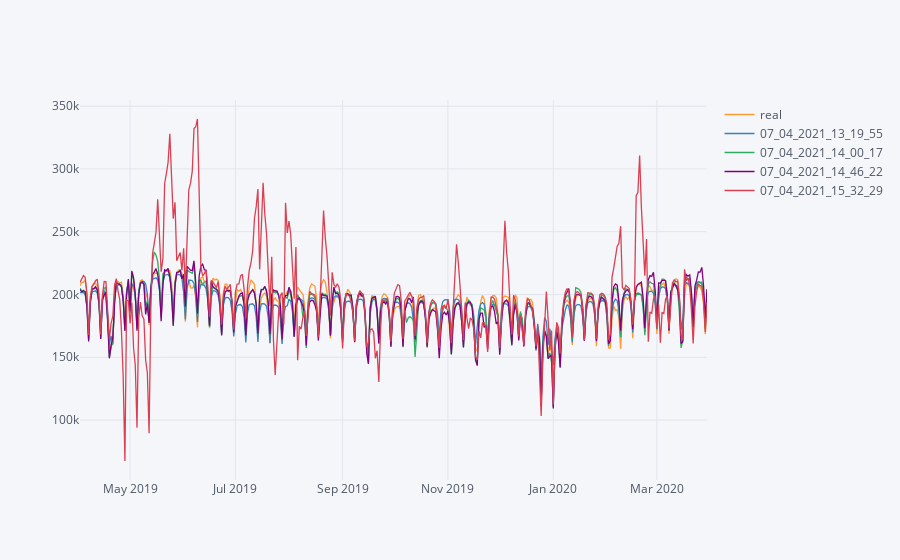

The code cell stored with this chart in its notebook:
### Code cell
lok.iplot()

### Figure 1 — Plotly figure (JSON) as saved in the notebook; plotly's stock layout.template omitted (floating-point values rounded to 4 significant figures; data arrays with more than 128 entries replaced by an {"elided": "..."} marker saying what was removed)
{"data": [{"line": {"color": "rgba(255, 153, 51, 1.0)", "dash": "solid", "shape": "linear", "width": 1.3}, "mode": "lines", "name": "real", "text": "", "type": "scatter", "x": {"elided": "364 str values"}, "y": {"elided": "364 float values"}}, {"line": {"color": "rgba(55, 128, 191, 1.0)", "dash": "solid", "shape": "linear", "width": 1.3}, "mode": "lines", "name": "07_04_2021_13_19_55", "text": "", "type": "scatter", "x": {"elided": "364 str values"}, "y": {"elided": "364 float values"}}, {"line": {"color": "rgba(50, 171, 96, 1.0)", "dash": "solid", "shape": "linear", "width": 1.3}, "mode": "lines", "name": "07_04_2021_14_00_17", "text": "", "type": "scatter", "x": {"elided": "364 str values"}, "y": {"elided": "364 float values"}}, {"line": {"color": "rgba(128, 0, 128, 1.0)", "dash": "solid", "shape": "linear", "width": 1.3}, "mode": "lines", "name": "07_04_2021_14_46_22", "text": "", "type": "scatter", "x": {"elided": "364 str values"}, "y": {"elided": "364 float values"}}, {"line": {"color": "rgba(219, 64, 82, 1.0)", "dash": "solid", "shape": "linear", "width": 1.3}, "mode": "lines", "name": "07_04_2021_15_32_29", "text": "", "type": "scatter", "x": {"elided": "364 str values"}, "y": {"elided": "364 float values"}}], "layout": {"legend": {"bgcolor": "#F5F6F9", "font": {"color": "#4D5663"}}, "paper_bgcolor": "#F5F6F9", "plot_bgcolor": "#F5F6F9", "title": {"font": {"color": "#4D5663"}}, "xaxis": {"gridcolor": "#E1E5ED", "showgrid": true, "tickfont": {"color": "#4D5663"}, "title": {"font": {"color": "#4D5663"}, "text": ""}, "zerolinecolor": "#E1E5ED"}, "yaxis": {"gridcolor": "#E1E5ED", "showgrid": true, "tickfont": {"color": "#4D5663"}, "title": {"font": {"color": "#4D5663"}, "text": ""}, "zerolinecolor": "#E1E5ED"}}}
